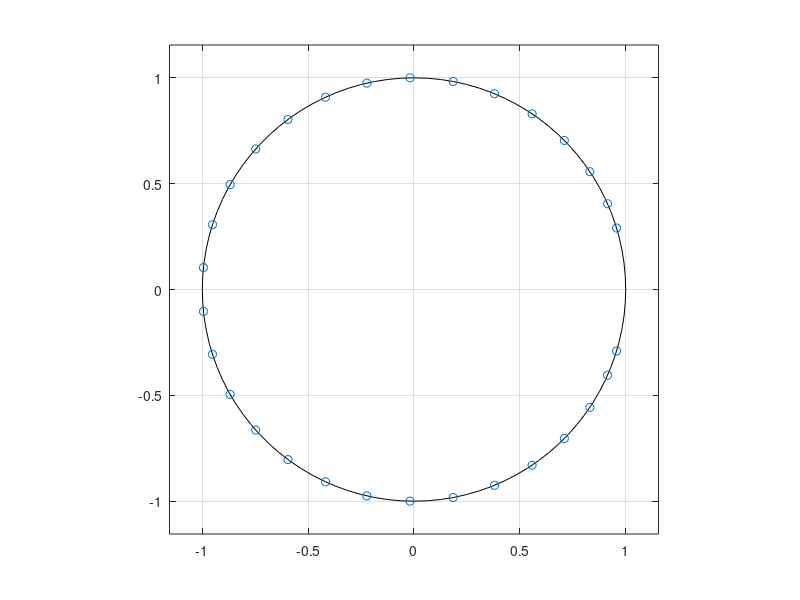
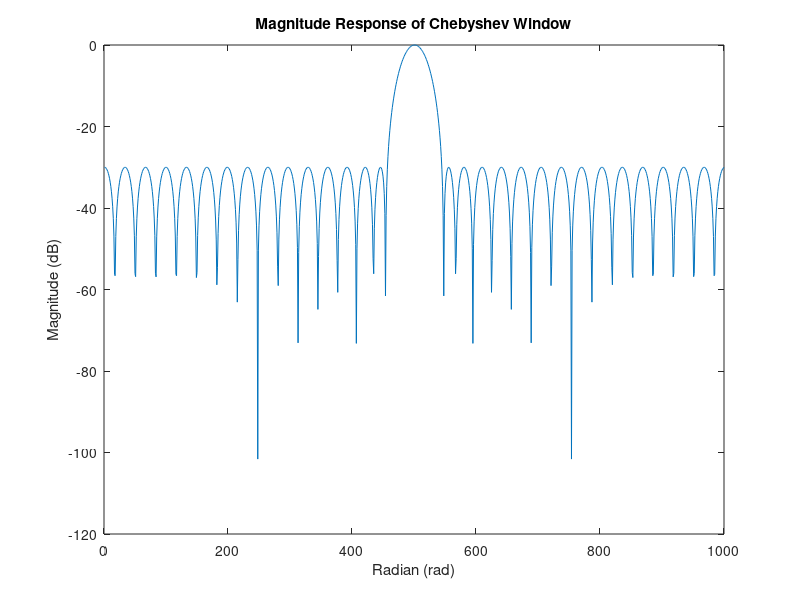
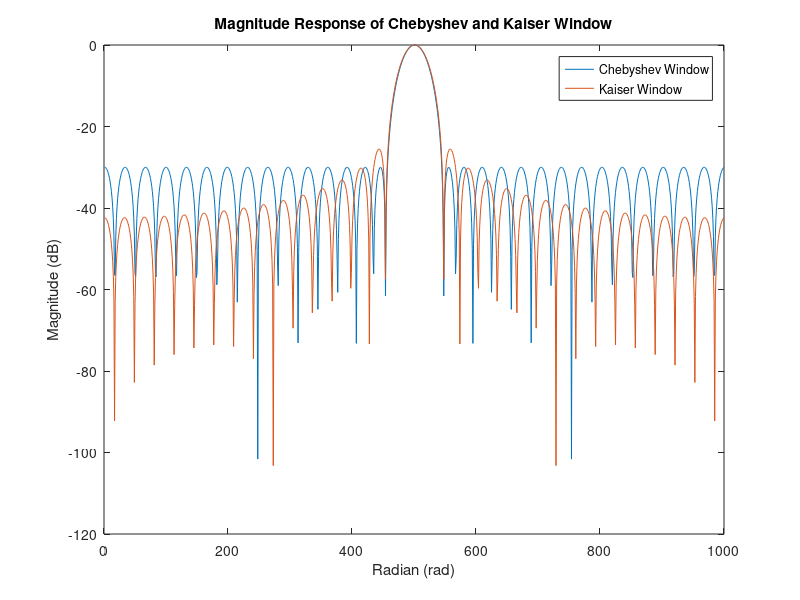
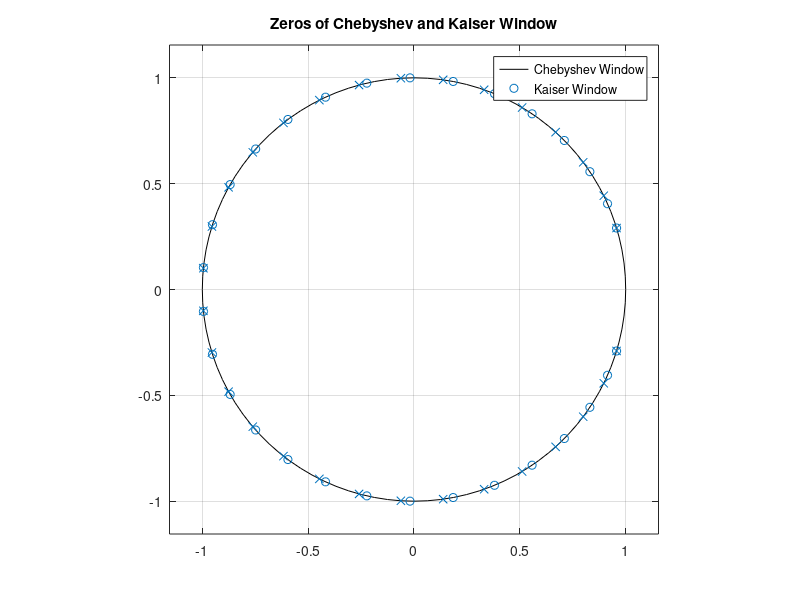

The MATLAB script that drew these images, in order: (Note: this script raises an error after producing the figures.)
% Q4
% (a)
close all; clear all; clc;

L = 31;
r = 30;
w_c = chebwin(L, r);
w_c = w_c/sum(w_c);
%%
% (b)
figure;
zplane(roots(w_c));
% (c)
ang_c = abs(angle(roots(w_c)));
n2n_w_c = 2*min(ang_c);
%%
% (d)
n = 1000;
w_c_f= abs(fftshift(fft(w_c, n)));
mag_c = 20*log10(w_c_f);
figure;
plot(mag_c);
title("Magnitude Response of Chebyshev Window");
xlabel("Radian (rad)")
ylabel("Magnitude (dB)")

%%
% (e)
beta = 3.13;
w_k = kaiser(L, beta);
w_k = w_k/sum(w_k);
ang_k = abs(angle(roots(w_k)));
n2n_w_k = 2*min(ang_k);
%%
% (f)
w_k_f = abs(fftshift(fft(w_k, 1000)));
mag_k = 20*log10(w_k_f);
figure;
plot(mag_c);
hold on;
plot(mag_k);
title("Magnitude Response of Chebyshev and Kaiser Window");
legend("Chebyshev Window", "Kaiser Window");
xlabel("Radian (rad)")
ylabel("Magnitude (dB)")

figure;
zplane(roots(w_c), roots(w_k));
title("Zeros of Chebyshev and Kaiser Window");
legend("Chebyshev Window", "Kaiser Window");

%%  
% (h)
[pks_k, loc_k] = findpeaks(mag_c);
[pk, I] = max(pks_k);
sl_level = pk - pks_k(I+1)
%%
% (i)
total_energy = sum(w_c_f.^2);
ind_max_pk = find(w_c_f(loc_k) == pk);
loc_min= islocalmin(w_c_f);
right_null = find(loc_min(loc_k(I):end) == 1 , 1) + loc_k(I);
left_null =  find(loc_min(1:loc_k(I)) == 1);
left_null = left_null(end);
main_lobe_energy = sum(w_c_f(left_null:right_null).^2);
side_lobe_energy_fraction = (total_energy - main_lobe_energy) / total_energy;